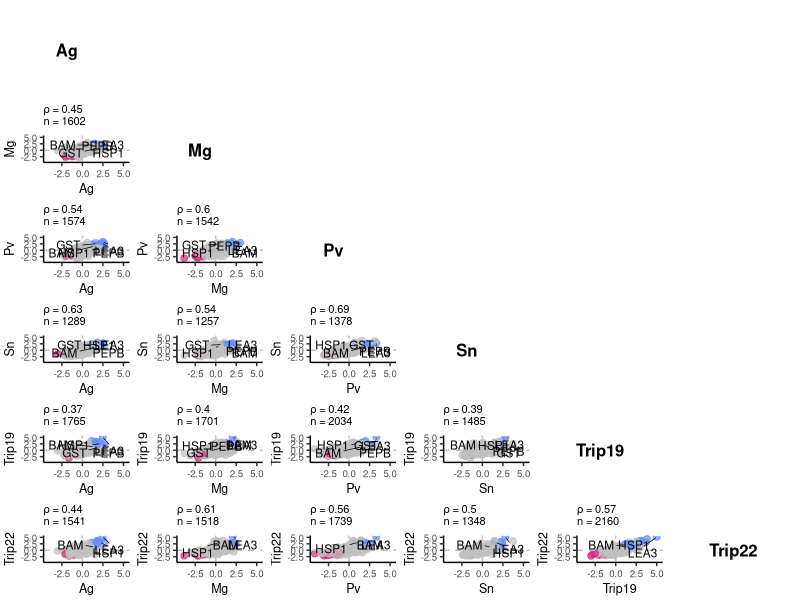
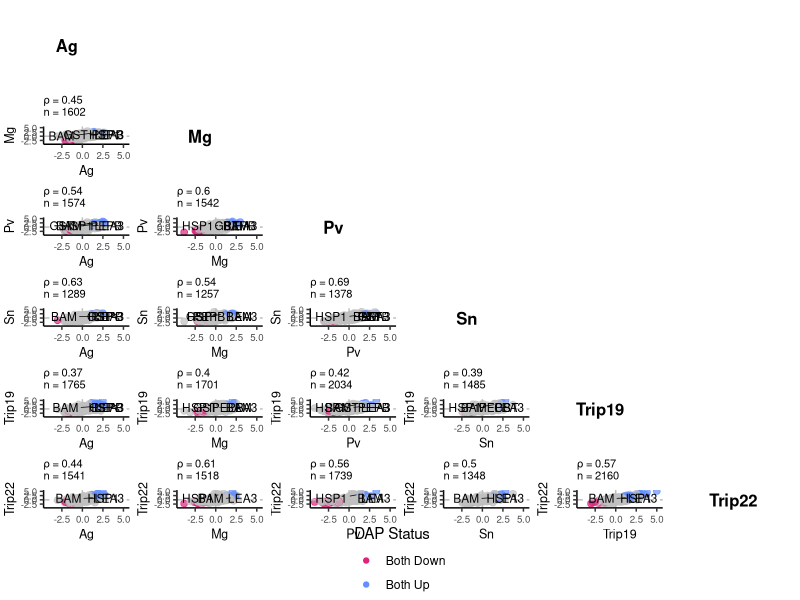

Source code (R) for these figures, in order:
# Script Title: Cross-Species Correlation Matrix of Differentially Abundant Proteins
# 
# Description: Generates a correlation matrix of log2 fold changes across species 
#              based on orthogroup-level differential abundance analysis. Computes 
#              Spearman correlations, highlights key orthogroups, and visualizes 
#              pairwise species comparisons in a multi-panel scatterplot.
#
# Author: Elad Oren
# Created: 2025-01-01
# Last Modified: 2025-04-27
#
# Input: 
#   - 3a_summary-by-OG_long_log2FC_DAP.csv - Long-format orthogroup summary file
#
# Output:
#   - ../Figures/correlation_matrix.pdf - Multi-panel figure showing species pairwise correlations
#
# Dependencies: dplyr, readr, tidyr, ggplot2, ggrepel, gridExtra, grid, ggpubr
#
# Notes: Correlation matrix is generated using lower triangular plots only. Points are 
#        colored by consistent DAP status ("Both Up", "Both Down", "Other"). Specific 
#        orthogroups (LEA3, BAM, HSP1, GST, PEPB) are labeled manually. Correlation 
#        values are calculated using Spearman's rank method and summarized separately.

# Load required libraries
library(ggplot2)
library(dplyr)
library(tidyr)
library(ggrepel)
library(gridExtra)
library(grid)

# Read the CSV data
data <- read.csv("3a_summary-by-OG_long_log2FC_DAP.csv", stringsAsFactors = FALSE)

# Create a wide-format data frame for pairwise comparisons
wide_data <- data %>%
  # Create separate columns for log2FC and DAP for each species
  pivot_wider(
    id_cols = orthogroup,
    names_from = species,
    values_from = c(log2FC, DAP),
    names_sep = "_"
  )

# Extract species names
species <- unique(data$species)

# Create a function to generate scatter plots for each pair of species
generate_comparison_plots <- function(data, species1, species2, x_range = c(-4.25, 5.25), y_range = c(-4.25, 5.25), highlight_orthogroup = NULL) {
  # Extract log2FC and DAP columns for the two species
  cols_needed <- c(
    "orthogroup",
    paste0("log2FC_", species1),
    paste0("log2FC_", species2),
    paste0("DAP_", species1),
    paste0("DAP_", species2)
  )
  
  # Filter for rows that have data for both species
  plot_data <- data %>%
    select(all_of(cols_needed)) %>%
    filter(complete.cases(.))
  
  # Rename columns for easier reference
  colnames(plot_data) <- c("orthogroup", "x", "y", "DAP_x", "DAP_y")
  
  # Calculate Spearman correlation
  corr <- cor(plot_data$x, plot_data$y, method = "spearman", use = "pairwise.complete.obs")
  
  # Add color based on DAP status - highlighting only if both are up or both are down
  plot_data <- plot_data %>%
    mutate(color_group = case_when(
      DAP_x == "UP" & DAP_y == "UP" ~ "Both Up",
      DAP_x == "DOWN" & DAP_y == "DOWN" ~ "Both Down",
      TRUE ~ "Other"
    ))
  
  # Filter for specified orthogroups
  highlight_data <- NULL
  if (!is.null(highlight_orthogroup)) {
    highlight_data <- plot_data %>% filter(orthogroup %in% highlight_orthogroup)
    
    # If no matches, prevent error
    if (nrow(highlight_data) == 0) {
      highlight_data <- NULL
    } else {
      # Assign manual labels for specific orthogroups
      highlight_data <- highlight_data %>%
        mutate(custom_label = case_when(
          orthogroup == "OG0022470" ~ "LEA3",
          orthogroup == "OG0015799" ~ "BAM",
          orthogroup == "OG0000288" ~ "HSP1",
          orthogroup == "OG0000642" ~ "GST",
          orthogroup == "OG0013692" ~ "PEPB",
          TRUE ~ orthogroup  # Default: keep original OG name
        ))
    }
  }
  
  # Create the scatter plot
  p <- ggplot(plot_data, aes(x = x, y = y, color = color_group)) +
    geom_point(alpha = 0.7, size = 2) +
    geom_hline(yintercept = 0, linetype = "dashed", color = "gray") +
    geom_vline(xintercept = 0, linetype = "dashed", color = "gray") +
    scale_color_manual(values = c("Both Up" = "#658FFF", "Both Down" = "#DC247F", "Other" = "#C0C0C0")) +
    labs(
      subtitle = paste("ρ =", round(corr, 2), "\nn =", nrow(plot_data)),
      x = species1,
      y = species2
    ) +
    coord_cartesian(xlim = x_range, ylim = y_range) +
    theme_classic() +
    theme(
      plot.subtitle = element_text(size = 8),
      axis.title = element_text(size = 9),
      axis.text = element_text(size = 7),
      legend.position = "none",
      plot.margin = unit(c(0.1, 0.1, 0.1, 0.1), "cm")
    )
  
  # If highlight_data is not empty, add labels
  if (!is.null(highlight_data)) {
    p <- p + 
      geom_text_repel(
        data = highlight_data,
        aes(x = x, y = y, label = custom_label),
        nudge_y = 0.5,
        size = 3,
        color = "black",
        segment.color = "black",
        segment.size = 0.25,
        min.segment.length = 0
      )
  }
  
  return(list(plot = p, correlation = corr, n = nrow(plot_data)))
}

# Create a matrix of plots
# We'll use a list to store them first
matrix_plots <- list()
correlation_df <- data.frame(
  Species1 = character(),
  Species2 = character(),
  Spearman_Correlation = numeric(),
  Sample_Size = numeric(),
  stringsAsFactors = FALSE
)

# Define common x and y ranges
axis_range <- c(-4.25, 5.25)

# Generate plots for lower triangular matrix
for (i in 1:length(species)) {
  for (j in 1:length(species)) {
    if (i > j) {  # Only lower triangular part
      sp1 <- species[j]  # column
      sp2 <- species[i]  # row
      
      result <- generate_comparison_plots(wide_data, sp1, sp2, axis_range, axis_range, 
                                          highlight_orthogroup = c("OG0022470","OG0015799","OG0000288","OG0000642","OG0013692"))
      
      # Store plot in matrix position
      matrix_plots[[paste(i, j, sep = "_")]] <- result$plot
      
      # Add correlation to data frame
      correlation_df <- rbind(correlation_df, data.frame(
        Species1 = sp1,
        Species2 = sp2,
        Spearman_Correlation = result$correlation,
        Sample_Size = result$n
      ))
    }
  }
}

# Print correlation summary
print("Spearman Correlation Summary:")
print(correlation_df)

# Create an empty matrix to define the layout
n <- length(species)
layout_matrix <- matrix(NA, nrow = n, ncol = n)

# Fill diagonal with text grobs
text_grobs <- list()
for (i in 1:n) {
  text_grobs[[i]] <- textGrob(species[i], gp = gpar(fontface = "bold"))
  layout_matrix[i, i] <- i
}

# Fill lower triangular with plot indices
plot_count <- length(text_grobs)
for (i in 1:n) {
  for (j in 1:n) {
    if (i > j) {
      plot_count <- plot_count + 1
      layout_matrix[i, j] <- plot_count
    }
  }
}

# Create a list with all grobs (text and plots)
all_grobs <- c(text_grobs, matrix_plots)

# Fix the indices in the layout matrix to match the actual plot positions
for (i in 1:n) {
  for (j in 1:n) {
    if (i > j) {
      # Find the corresponding plot in matrix_plots
      plot_key <- paste(i, j, sep = "_")
      plot_index <- which(names(matrix_plots) == plot_key)
      
      if (length(plot_index) > 0) {
        # Adjust the index to account for the text grobs
        layout_matrix[i, j] <- n + plot_index
      }
    }
  }
}

# Create the multiplot using grid.arrange
create_multiplot <- function() {
  # Create a list of all grobs to display
  display_grobs <- list()
  
  # Add diagonal text elements
  for (i in 1:n) {
    display_grobs[[i]] <- text_grobs[[i]]
  }
  
  # Add plots
  for (i in 1:length(matrix_plots)) {
    display_grobs[[n + i]] <- matrix_plots[[i]]
  }
  
  # Create empty plots for upper triangular
  for (i in 1:n) {
    for (j in 1:n) {
      if (i < j) {
        # This is upper triangular - should be empty
        index <- length(display_grobs) + 1
        display_grobs[[index]] <- nullGrob()
        layout_matrix[i, j] <- index
      }
    }
  }
  
  # Create the grid arrangement
  g <- grid.arrange(
    grobs = display_grobs,
    layout_matrix = layout_matrix,
    widths = unit(rep(1, n), "null"),
    heights = unit(rep(1, n), "null")
  )
  return(g)
}

# Create a combined legend
legend_data <- data.frame(
  x = 1:3,
  y = 1:3,
  color_group = c("Both Up", "Both Down", "Other")
)

legend_plot <- ggplot(legend_data, aes(x, y, color = color_group)) +
  geom_point() +
  scale_color_manual(values = c("Both Up" = "#658FFF", "Both Down" = "#DC247F", "Other" = "#C0C0C0")) +
  labs(color = "DAP Status") +
  theme_void()

# Extract the legend
legend_grob <- ggpubr::get_legend(legend_plot)

# Create the plot matrix
multi_plot <- create_multiplot()

# Final plot with legend
final_plot <- grid.arrange(multi_plot, legend_grob, heights = c(10, 1))

# Display correlations in sorted order
correlation_df <- correlation_df %>%
  arrange(desc(Spearman_Correlation))

# Print sorted correlations
print("Sorted Spearman Correlations:")
print(correlation_df)

# Also display the highlighted orthogroups data
highlight_ogs <- c("OG0022470", "OG0015799", "OG0000288", "OG0000642", "OG0013692")
og_data <- data %>%
  filter(orthogroup %in% highlight_ogs) %>%
  select(orthogroup, species, log2FC, DAP) %>%
  arrange(orthogroup, species)

print("Highlighted Orthogroups Data:")
print(og_data)


ggsave("../Figures/correlation_matrix.pdf", plot = final_plot, width = 12, height = 14, units = "in", dpi = 300  )
